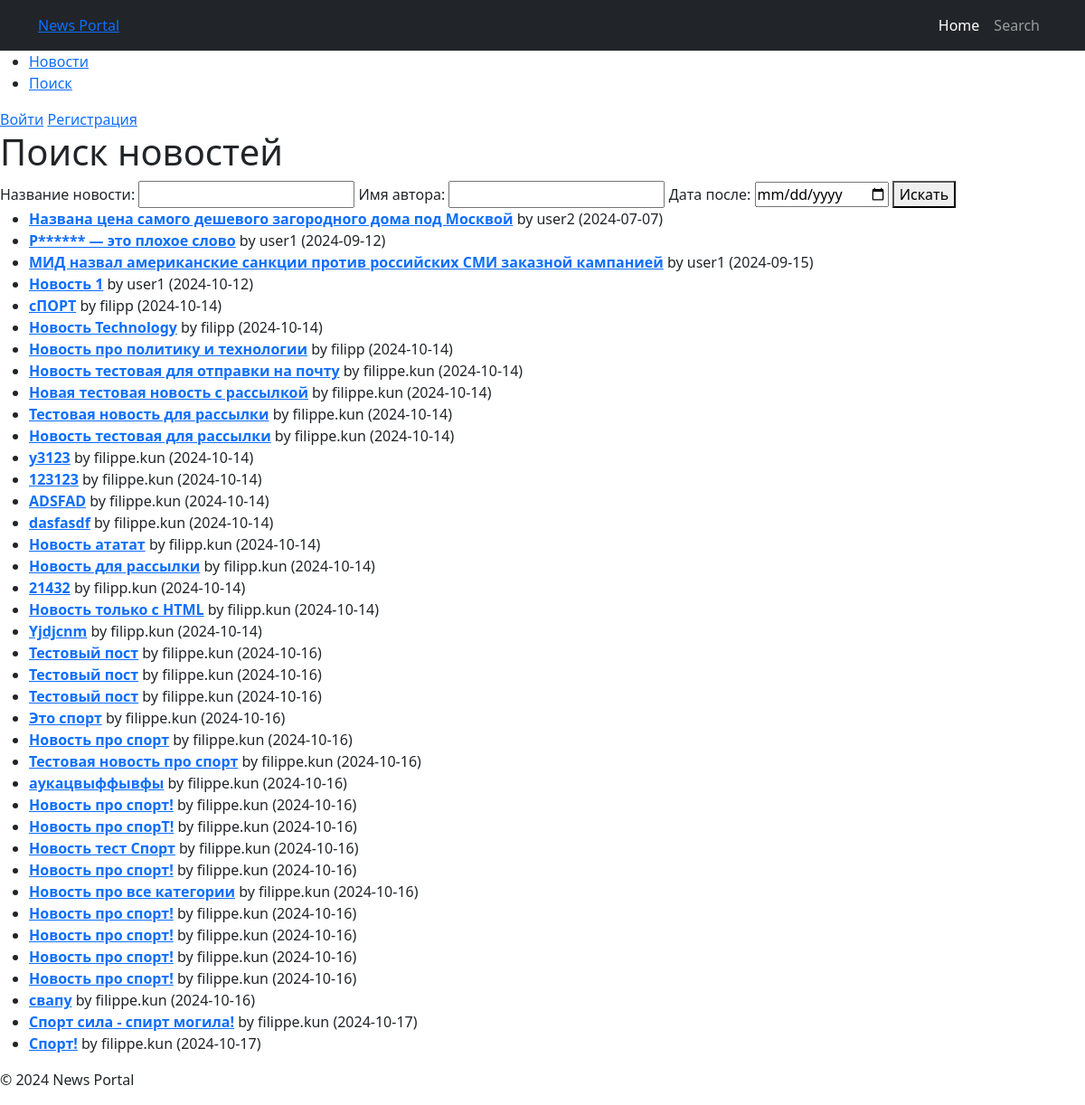
/posts/search/, run on the app's committed database.
### news/models.py (models this page shows, shortened)
class Post(models.Model):
    ARTICLE = 'AR'
    NEWS = 'NW'
    POST_TYPE_CHOICES = [
        (ARTICLE, 'Article'),
        (NEWS, 'News'),
    ]
    author = models.ForeignKey(Author, on_delete=models.CASCADE)
    post_type = models.CharField(max_length=2, choices=POST_TYPE_CHOICES, default=ARTICLE)
    date_created = models.DateTimeField(auto_now_add=True)
    categories = models.ManyToManyField(Category, through='PostCategory')
    title = models.CharField(max_length=255)
    text = models.TextField()
    rating = models.IntegerField(default=0)

class Author(models.Model):
    user = models.OneToOneField(User, on_delete=models.CASCADE)
    rating = models.IntegerField(default=0)

### news/views.py (the view)
# urls.py: path('posts/search/', NewsSearchView.as_view(), name='search'),
class NewsSearchView(FilterView):
    model = Post
    template_name = 'search.html'
    context_object_name = 'posts'
    filterset_class = PostFilter

### news/context_processors.py (called while the page is built)
def is_author(request):
    if request.user.is_authenticated:
        return {'is_author': request.user.groups.filter(name='authors').exists()}
    return {'is_author': False}

### news/templatetags/censor.py (called while the page is built)
@register.filter(name='censor')
def censor(value):
    words = value.split()
    censored_text = []
    for word in words:
        clean_word = word.strip('.,!?')  # Убираем знаки препинания для проверки слова
        if clean_word.lower() in BAD_WORDS:
            censored_word = clean_word[0] + '*' * (len(clean_word) - 1)
            censored_text.append(word.replace(clean_word, censored_word))  # Восстанавливаем знаки препинания
        else:
            censored_text.append(word)
    return ' '.join(censored_text)

### templates/search.html
{% extends "default.html" %}
{% load censor %}
{% block content %}
<h1>Поиск новостей</h1>
<form method="get" action="{% url 'search' %}">
    <label for="title">Название новости:</label>
    <input type="text" name="title" id="title" value="{{ request.GET.title }}">
    <label for="author">Имя автора:</label>
    <input type="text" name="author" id="author" value="{{ request.GET.author }}">
    <label for="date_after">Дата после:</label>
    <input type="date" name="date_after" id="date_after" value="{{ request.GET.date_after }}">
    <button type="submit">Искать</button>
</form>
{% if posts %}
    <ul>
        {% for post in posts %}
            <li>
                <a href="{% url 'post_detail' post.pk %}"><strong>{{ post.title|censor }}</strong></a>
                by {{ post.author.user.username }} ({{ post.date_created|date:"Y-m-d" }})
            </li>
        {% endfor %}
    </ul>
{% else %}
    <p>Новостей не найдено. Попробуйте изменить критерии поиска!</p>
{% endif %}
{% endblock %}

### data on the page
Post: title|censor "Названа цена самого дешевого загородного дома под Москвой", author.user.username "user2", date_created "2024-07-07"
Post: title|censor "Р****** — это плохое слово", author.user.username "user1", date_created "2024-09-12"
Post: title|censor "МИД назвал американские санкции против российских СМИ заказной кампанией", author.user.username "user1", date_created "2024-09-15"
Post: title|censor "Новость 1", author.user.username "user1", date_created "2024-10-12"
Post: title|censor "сПОРТ", author.user.username "filipp", date_created "2024-10-14"
Post: title|censor "Новость Technology", author.user.username "filipp", date_created "2024-10-14"
Post: title|censor "Новость про политику и технологии", author.user.username "filipp", date_created "2024-10-14"
Post: title|censor "Новость тестовая для отправки на почту", author.user.username "filippe.kun", date_created "2024-10-14"
Post: title|censor "Новая тестовая новость с рассылкой", author.user.username "filippe.kun", date_created "2024-10-14"
Post: title|censor "Тестовая новость для рассылки", author.user.username "filippe.kun", date_created "2024-10-14"
Post: title|censor "Новость тестовая для рассылки", author.user.username "filippe.kun", date_created "2024-10-14"
Post: title|censor "у3123", author.user.username "filippe.kun", date_created "2024-10-14"
Post: title|censor "123123", author.user.username "filippe.kun", date_created "2024-10-14"
Post: title|censor "ADSFAD", author.user.username "filippe.kun", date_created "2024-10-14"
Post: title|censor "dasfasdf", author.user.username "filippe.kun", date_created "2024-10-14"
Post: title|censor "Новость ататат", author.user.username "filipp.kun", date_created "2024-10-14"
Post: title|censor "Новость для рассылки", author.user.username "filipp.kun", date_created "2024-10-14"
Post: title|censor "21432", author.user.username "filipp.kun", date_created "2024-10-14"
Post: title|censor "Новость только с HTML", author.user.username "filipp.kun", date_created "2024-10-14"
Post: title|censor "Yjdjcnm", author.user.username "filipp.kun", date_created "2024-10-14"
Post: title|censor "Тестовый пост", author.user.username "filippe.kun", date_created "2024-10-16"
Post: title|censor "Тестовый пост", author.user.username "filippe.kun", date_created "2024-10-16"
Post: title|censor "Тестовый пост", author.user.username "filippe.kun", date_created "2024-10-16"
Post: title|censor "Это спорт", author.user.username "filippe.kun", date_created "2024-10-16"
Post: title|censor "Новость про спорт", author.user.username "filippe.kun", date_created "2024-10-16"
Post: title|censor "Тестовая новость про спорт", author.user.username "filippe.kun", date_created "2024-10-16"
Post: title|censor "аукацвыффывфы", author.user.username "filippe.kun", date_created "2024-10-16"
Post: title|censor "Новость про спорт!", author.user.username "filippe.kun", date_created "2024-10-16"
Post: title|censor "Новость про спорТ!", author.user.username "filippe.kun", date_created "2024-10-16"
Post: title|censor "Новость тест Спорт", author.user.username "filippe.kun", date_created "2024-10-16"
Post: title|censor "Новость про спорт!", author.user.username "filippe.kun", date_created "2024-10-16"
Post: title|censor "Новость про все категории", author.user.username "filippe.kun", date_created "2024-10-16"
Post: title|censor "Новость про спорт!", author.user.username "filippe.kun", date_created "2024-10-16"
Post: title|censor "Новость про спорт!", author.user.username "filippe.kun", date_created "2024-10-16"
Post: title|censor "Новость про спорт!", author.user.username "filippe.kun", date_created "2024-10-16"
Post: title|censor "Новость про спорт!", author.user.username "filippe.kun", date_created "2024-10-16"
Post: title|censor "свапу", author.user.username "filippe.kun", date_created "2024-10-16"
Post: title|censor "Спорт сила - спирт могила!", author.user.username "filippe.kun", date_created "2024-10-17"
Post: title|censor "Спорт!", author.user.username "filippe.kun", date_created "2024-10-17"
